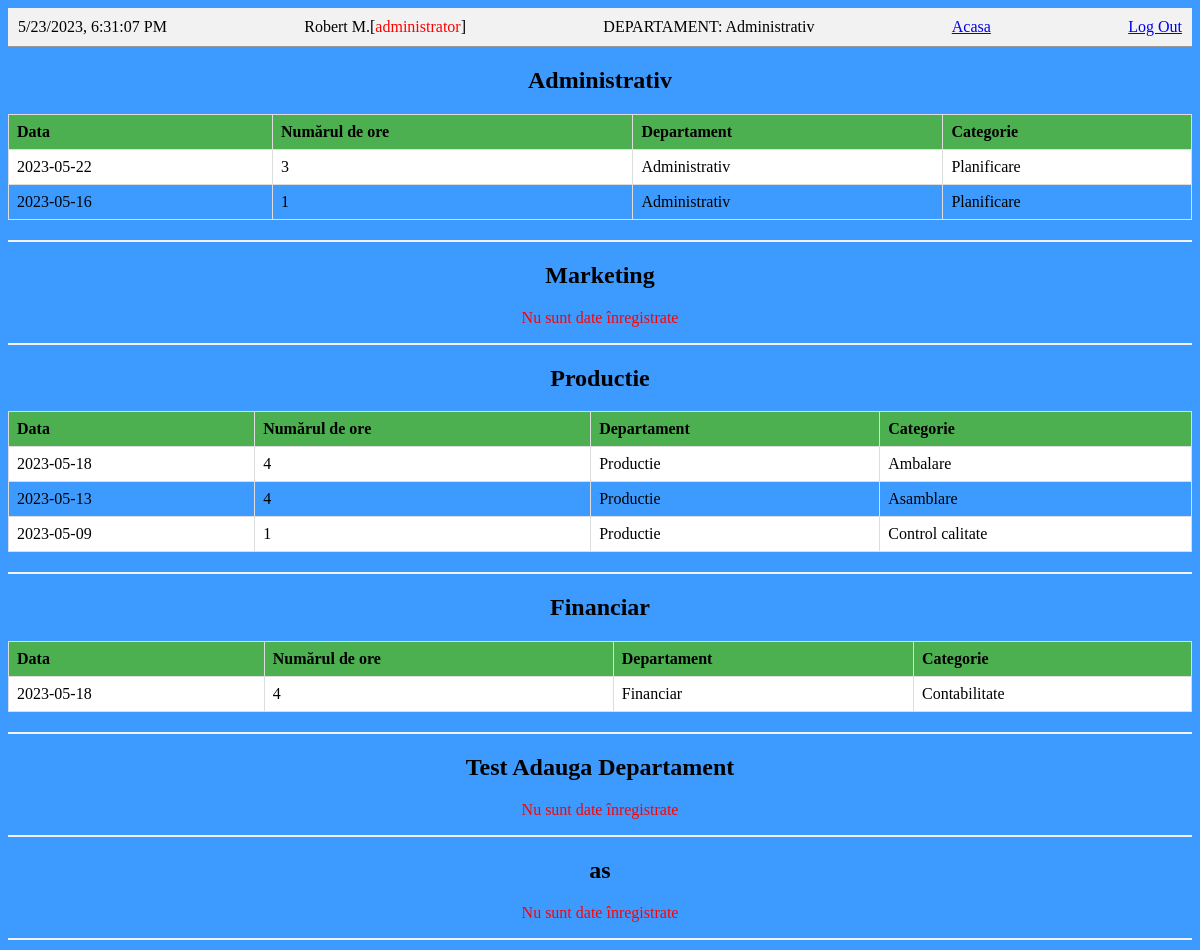
The page /User/logOreTotal.php (signed in) on the database its author committed.
### tables this page shows
CREATE TABLE `users` (
  `id` int(11) NOT NULL,
  `name` varchar(255) NOT NULL,
  `email` varchar(255) NOT NULL,
  `password` varchar(255) NOT NULL,
  `role` varchar(255) DEFAULT 'user',
  `department_id` int(11) NOT NULL,
  `phone_number` varchar(15) DEFAULT NULL,
  `is_active` tinyint(1) NOT NULL DEFAULT '0'
);

CREATE TABLE `departments` (
  `id` int(11) NOT NULL,
  `name` varchar(255) NOT NULL
);

CREATE TABLE `hoursWorked` (
  `id` int(11) NOT NULL,
  `user_id` int(11) DEFAULT NULL,
  `departament_id` int(11) DEFAULT NULL,
  `categorie_id` int(11) DEFAULT NULL,
  `data` date NOT NULL,
  `numar_ore` int(11) NOT NULL
);

CREATE TABLE `categories` (
  `id` int(11) NOT NULL,
  `nume_activitate` varchar(255) NOT NULL,
  `departament_id` int(11) DEFAULT NULL
);

### User/logOreTotal.php (the view, shortened to what this page needs)
<?php
require_once '../inc/db.inc.php';
$email = $_SESSION['email'];
$query = "SELECT role, id, name, department_id FROM users WHERE Email = '$email'";
$result = mysqli_query($conn, $query);
if ($result && mysqli_num_rows($result) == 1) {
  $row = mysqli_fetch_assoc($result);
  $role = $row['role'];
  $nume = $row['name'];
  $user_id = $row['id'];
  $department_id = $row['department_id'];
} else {
  header("Location: StartSeite.php");
  exit();
}
$query = "SELECT name FROM departments WHERE id = $department_id";
$result = mysqli_query($conn, $query);
if ($result && mysqli_num_rows($result) == 1) {
  $row = mysqli_fetch_assoc($result);
  $department_name = $row['name'];
} else {
  header("Location: StartSeite.php");
  exit();
}
$department = $department_name;
$query = "SELECT id, name FROM departments";
$departments = mysqli_query($conn, $query);
?>
<!DOCTYPE html>
<html>
<head>
	<link rel="stylesheet" type="text/css" href="../style/styleHomeUser.css">
</head>
<body>
    <div class="header">
        <div id="clock"></div>
        <div>
        <?php
            if ($role === 'user') {
                echo $nume . '[<span style="color: green;">' . $role . '</span>]';
            } else {
                echo $nume . '[<span style="color: red;">' . $role . '</span>]';
            }
        ?>
        </div>
        <div><?php echo "DEPARTAMENT: ".$department ;?></div>
        <div><a href="../HomeUser.php" target="_self">Acasa</a></div>
        <div><a href="../inc/logout.php" target="_self">Log Out</a></div>
    </div>
    <?php
    while($department = mysqli_fetch_assoc($departments)) {
        $department_id = $department['id'];
        $department_name = $department['name'];
        echo "<h2>$department_name</h2>";
        $query = "SELECT hoursWorked.id, hoursWorked.data, hoursWorked.numar_ore, departments.name as department_name, Categories.nume_activitate as category_name FROM hoursWorked
            INNER JOIN departments ON hoursWorked.departament_id = departments.id
            INNER JOIN Categories ON hoursWorked.categorie_id = Categories.id
            WHERE hoursWorked.user_id = $user_id AND hoursWorked.departament_id = $department_id";
        $result = mysqli_query($conn, $query);
        if ($result && mysqli_num_rows($result) > 0) {
            echo '<table>
                <tr>
                  <th>Data</th>
                  <th>Numărul de ore</th>
                  <th>Departament</th>
                  <th>Categorie</th>
                </tr>';
            while ($row = mysqli_fetch_assoc($result)) {
                echo '<tr>';
                echo '<td>' . $row['data'] . '</td>';
                echo '<td>' . $row['numar_ore'] . '</td>';
                echo '<td>' . $row['department_name'] . '</td>';
                echo '<td>' . $row['category_name'] . '</td>';
                echo '</tr>';
            }
            echo '</table>';
            echo '<div class="line"></div>';
        } else {
            echo '<p style="text-align: center; color: red;">Nu sunt date înregistrate</p>';
            echo '<div class="line"></div>';
        }
    }
    ?>
</body>
</html>

### style/styleHomeUser.css (style rules this page uses)
body { background-color: #3d9bff; }
.header { display: flex; justify-content: space-between; align-items: center; padding: 10px; background-color: #f2f2f2; border-bottom: 1px solid #999; }
.line { height: 2px; background-color: #f2f2f2; margin-top: 10px; margin-bottom: 10px; }

### User/logOreTotal.php (style rules this page uses)
table { border-collapse: collapse; width: 100%; margin-bottom: 20px; }
th, td { border: 1px solid #dddddd; text-align: left; padding: 8px; }
th { background-color: #4CAF50; color: black; }
tr:nth-child(even) { background-color: white; }
h2 { text-align: center; color: #black; }

### rows shown on the page
users: name "Robert M.", role "administrator"
departments: name "Administrativ"
hoursworked: data "2023-05-22", numar_ore "3", departament.name "Administrativ", categorie.nume_activitate "Planificare"
hoursworked: data "2023-05-16", numar_ore "1", departament.name "Administrativ", categorie.nume_activitate "Planificare"
departments: name "Marketing", shows "Nu sunt date înregistrate"
departments: name "Productie"
hoursworked: data "2023-05-18", numar_ore "4", departament.name "Productie", categorie.nume_activitate "Ambalare"
hoursworked: data "2023-05-13", numar_ore "4", departament.name "Productie", categorie.nume_activitate "Asamblare"
hoursworked: data "2023-05-09", numar_ore "1", departament.name "Productie", categorie.nume_activitate "Control calitate"
departments: name "Financiar"
hoursworked: data "2023-05-18", numar_ore "4", departament.name "Financiar", categorie.nume_activitate "Contabilitate"
departments: name "Test Adauga Departament", shows "Nu sunt date înregistrate"
departments: name "as", shows "Nu sunt date înregistrate"
